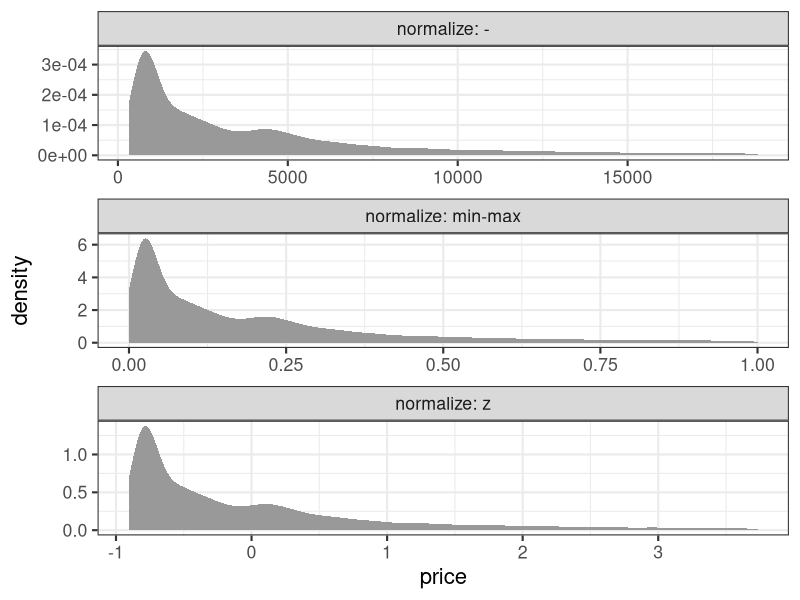

Write the R code that produced this figure. (Note: this script raises an error after producing the figure.)
## ---- chunk 1

## ---- chunk 2
library(ggplot2)
library(tibble)
library(dplyr)
library(tidyr)
knitr::opts_chunk$set(cache = FALSE)
## ---- chunk 3
x = c(1, 2, 9)  # 長さ3の数値ベクトル
x + x           # 同じ長さ同士の計算
y = 10          # 長さ1の数値ベクトル
x + y           # 長さ3 + 長さ1 = 長さ3 (それぞれ足し算)
sqrt(x)         # square root
## ---- chunk 4
answer = 42
typeof(answer)
## ---- chunk 5
typeof(as.integer(answer))
whoami = 24601L
typeof(whoami)
## ---- chunk 6
x = c(1, 2, 3)
sqrt(x)
log(x)
log10(x)
exp(x)
## ---- chunk 7
dia = diamonds    # 別名コピー

# dollar演算子 $ で指定
dia$price = 113.71 * dia$price

# 名前を [[文字列]] で指定
dia[["price"]] = 113.71 * dia[["price"]]

x = "price"
dia[[x]] = 113.71 * dia[[x]]

# dplyr::mutate with pipe
dia = diamonds %>%
  mutate(price = 113.71 * price)
## ---- chunk 8
normalized_minmax = diamonds %>%
  mutate(price = (price - min(price)) / (max(price) - min(price))) %>%
  print()
## ---- chunk 9
normalized_z = diamonds %>%
  mutate(price = (price - mean(price)) / sd(price)) %>%
  print()
## ---- chunk 10
dplyr::bind_rows(diamonds %>% dplyr::mutate(normalize = "-"),
  normalized_minmax %>% dplyr::mutate(normalize = "min-max"),
  normalized_z %>% dplyr::mutate(normalize = "z")) %>%
  ggplot() +
  aes(price) +
  geom_density(fill = "#999999", color = NA) +
  facet_wrap(vars(normalize), ncol = 1L, scale = "free", label = label_both) +
  theme_bw(base_size = 16)
## ---- chunk 11
result = diamonds %>%
  filter(abs(price - mean(price)) / sd(price) < 3) %>%
  print()
## ---- chunk 12
df = tibble(x = c(1, 2, NA), y = c("a", NA, "b"))
df %>% drop_na()
## ---- chunk 13
starwars
## ---- chunk 14
df = tibble(x = c(1, 2, NA), y = c("a", NA, "b"))
df %>% replace_na(list(x = 0, y = "unknown"))
## ---- chunk 15
starwars
## ---- chunk 16
df %>%
  mutate(x = na_if(x, 1), y = na_if(y, "a"))
## ---- chunk 17
starwars
## ---- chunk 18
y = c(1, 2, NA, NA, 5)
z = c(NA, NA, 3, 4, 5)
coalesce(y, z)
## ---- chunk 19
df = tibble(x = c(1, 2, NA), y = c("a", NA, "b"))
df %>% mutate(z = coalesce(x, y))
## ---- chunk 20
condition = c(TRUE, TRUE, FALSE)
x = c(1, 2, 3)
y = c(100, 200, 300)
if_else(condition, x, y)
## ---- chunk 21
starwars
## ---- chunk 22
x = "This is a string"
y = 'If I want to include a "quote" inside a string, I use single quotes'
## ---- chunk 23
library(stringr)
## ---- chunk 24
fruit4 = head(fruit, 4L) %>% print()
str_length(fruit4)            # 長さ
str_sub(fruit4, 2, 4)         # 部分抽出
str_c(1:4, " ", fruit4, "!")  # 結合
## ---- chunk 25
# aで始まる
str_subset(fruit, "^a")

# rで終わる
str_subset(fruit, "r$")

# 英数字3-4文字
str_subset(fruit, "^\\w{3,4}$")
## ---- chunk 26
fruit4 = head(fruit, 4L)
str_detect(fruit4, "^a")
## ---- chunk 27
starwars
## ---- chunk 28
fruit4 = head(fruit, 4L)
str_extract(fruit4, "^a..")
## ---- chunk 29
diamonds
## ---- chunk 30
fruit4 = head(fruit, 4L)
str_replace(fruit4, "..$", "!!")
str_replace(fruit4, "(..)$", "_\\1_")
## ---- chunk 31
starwars
## ---- chunk 32
fruit4 = head(fruit, 4L)
str_to_upper(fruit4)              # 大文字に
str_pad(fruit4, 8, "left", "_")   # 幅を埋めて指定幅に
## ---- chunk 33
stringi::stri_trans_nfkc("ｶﾀｶﾅ")  # 半角カナを全角に
## ---- chunk 34
library(readr)
## ---- chunk 35
parse_number(c("p = 0.02 *", "N_A = 6e23"))
parse_double(c("0.02", "6e+23"))
parse_logical(c("1", "true", "0", "false"))
parse_date("2020-06-03")
## ---- chunk 36
month_levels = c(                       # 取りうる値
  "Jan", "Feb", "Mar", "Apr", "May", "Jun",
  "Jul", "Aug", "Sep", "Oct", "Nov", "Dec"
)
x1 = c("Dec", "Apr", "Jan", "Mar")      # ただの文字列vector
y1 = factor(x1, levels = month_levels)  # 因子型に変換
print(y1)
as.integer(y1)                          # 整数型に変換可能
## ---- chunk 37
x2 = c("Dec", "Apr", "Jam", "Mar")
factor(x2, levels = month_levels)
## ---- chunk 38
as.factor(starwars[["gender"]])
## ---- chunk 39
x1 = c("Dec", "Apr", "Jan", "Mar")
sort(x1)     # 文字列としてソートするとアルファベット順
y1 = factor(x1, levels = month_levels)
sort(y1)     # 因子としてソートするとlevels順
## ---- chunk 40
mpg_fct = mpg %>%
  mutate(drv = factor(drv, levels = c("f", "r", "4")))
## ---- chunk 41
p1 = mpg %>%
  ggplot() +
  aes(drv, hwy) +
  geom_boxplot(aes(fill = drv), outlier.alpha = 0) +
  geom_jitter(height = 0, width = 0.25, alpha = 0.5) +
  labs(x = "drv") +
  theme_classic(base_size = 18) +
  theme(legend.position = "none")
cowplot::plot_grid(p1 + ggtitle("mpg"), p1 %+% mpg_fct + ggtitle("mpg_fct"), nrow = 1L)
## ---- chunk 42
x1 = c("Dec", "Apr", "Jan", "Mar")
y3 = factor(x1, levels = month_levels, ordered = TRUE)
class(y3)
print(y3)
y3 < "Sep"
## ---- chunk 43
library(forcats)
## ---- chunk 44
diamonds_fct = diamonds %>%
  mutate(color = fct_infreq(color))
mpg_fct = mpg %>%
  mutate(fl = fct_lump(fl, n = 2))
## ---- chunk 45
p1 = diamonds_fct %>%
  ggplot() + aes(x = color) + geom_bar() + coord_flip() +
  theme_minimal(base_size = 16)
p2 = mpg_fct %>%
  ggplot() + aes(fl, cty, fill = fl) +
  geom_dotplot(binaxis = "y", stackdir = "center", binwidth = 0.5, stroke = 0) +
  theme_minimal(base_size = 16) +
  theme(legend.position = "none")
cowplot::plot_grid(p1, p2, nrow = 1L)
## ---- chunk 46
mpg %>%
  mutate(drv = fct_relevel(drv, "f", "r", "4")) %>%
  mutate(class = fct_rev(fct_infreq(class))) %>%
  ggplot() +
  aes(class) +
  geom_bar(aes(fill = drv)) +
  coord_flip() +
  theme_classic(base_size = 18) +
  theme(panel.grid = element_blank(), axis.title.y = element_blank(),
        axis.line.y = element_blank(), axis.ticks.y = element_blank(),
        legend.position = "top")
## ---- chunk 47
iris %>% rowid_to_column() %>%
  mutate(value = 1L) %>%
  pivot_wider(names_from = Species,
              values_from = value, values_fill = 0L)
## ---- chunk 48
now = "2021-10-16 14:00:00"
ct = as.POSIXct(now)
unclass(ct)
lt = as.POSIXlt(now)
unclass(lt) %>% as_tibble()
## ---- chunk 49
library(lubridate)
## ---- chunk 50
ymd(c("20201017", "2020-10-17", "20/10/17"))
## ---- chunk 51
today = ymd(20201017)
month(today)
wday(today, label = TRUE)
